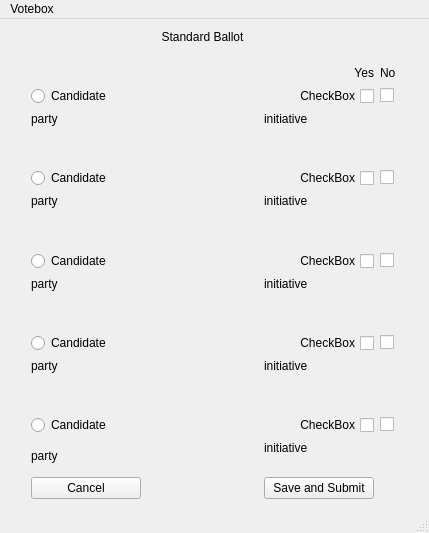
<?xml version="1.0" encoding="UTF-8"?>
<ui version="4.0">
 <class>MainWindow</class>
 <widget class="QMainWindow" name="MainWindow">
  <property name="geometry">
   <rect>
    <x>0</x>
    <y>0</y>
    <width>429</width>
    <height>533</height>
   </rect>
  </property>
  <property name="windowTitle">
   <string>MainWindow</string>
  </property>
  <widget class="QWidget" name="centralWidget">
   <property name="autoFillBackground">
    <bool>true</bool>
   </property>
   <widget class="QWidget" name="layoutWidget">
    <property name="geometry">
     <rect>
      <x>20</x>
      <y>0</y>
      <width>481</width>
      <height>491</height>
     </rect>
    </property>
    <layout class="QGridLayout" name="gridLayout_2">
     <item row="0" column="1">
      <widget class="QLabel" name="raceLabel">
       <property name="text">
        <string>Standard Ballot</string>
       </property>
       <property name="alignment">
        <set>Qt::AlignCenter</set>
       </property>
      </widget>
     </item>
     <item row="3" column="0">
      <widget class="QRadioButton" name="raceCand1">
       <property name="text">
        <string>Candidate</string>
       </property>
       <attribute name="buttonGroup">
        <string>candGroup</string>
       </attribute>
      </widget>
     </item>
     <item row="3" column="2">
      <widget class="QCheckBox" name="propBox1">
       <property name="layoutDirection">
        <enum>Qt::RightToLeft</enum>
       </property>
       <property name="text">
        <string>CheckBox</string>
       </property>
       <property name="checkable">
        <bool>true</bool>
       </property>
       <property name="checked">
        <bool>false</bool>
       </property>
       <attribute name="buttonGroup">
        <string>checkRow_1</string>
       </attribute>
      </widget>
     </item>
     <item row="7" column="0">
      <widget class="QRadioButton" name="raceCand2">
       <property name="text">
        <string>Candidate</string>
       </property>
       <attribute name="buttonGroup">
        <string>candGroup</string>
       </attribute>
      </widget>
     </item>
     <item row="7" column="2">
      <widget class="QCheckBox" name="propBox2">
       <property name="layoutDirection">
        <enum>Qt::RightToLeft</enum>
       </property>
       <property name="text">
        <string>CheckBox</string>
       </property>
       <property name="checked">
        <bool>false</bool>
       </property>
       <attribute name="buttonGroup">
        <string>checkRow_2</string>
       </attribute>
      </widget>
     </item>
     <item row="11" column="0">
      <widget class="QRadioButton" name="raceCand3">
       <property name="text">
        <string>Candidate</string>
       </property>
       <attribute name="buttonGroup">
        <string>candGroup</string>
       </attribute>
      </widget>
     </item>
     <item row="11" column="2">
      <widget class="QCheckBox" name="propBox3">
       <property name="layoutDirection">
        <enum>Qt::RightToLeft</enum>
       </property>
       <property name="text">
        <string>CheckBox</string>
       </property>
       <attribute name="buttonGroup">
        <string>checkRow_3</string>
       </attribute>
      </widget>
     </item>
     <item row="14" column="0">
      <widget class="QRadioButton" name="raceCand4">
       <property name="text">
        <string>Candidate</string>
       </property>
       <attribute name="buttonGroup">
        <string>candGroup</string>
       </attribute>
      </widget>
     </item>
     <item row="17" column="0">
      <widget class="QRadioButton" name="raceCand5">
       <property name="text">
        <string>Candidate</string>
       </property>
       <attribute name="buttonGroup">
        <string>candGroup</string>
       </attribute>
      </widget>
     </item>
     <item row="17" column="2">
      <widget class="QCheckBox" name="propBox5">
       <property name="layoutDirection">
        <enum>Qt::RightToLeft</enum>
       </property>
       <property name="text">
        <string>CheckBox</string>
       </property>
       <attribute name="buttonGroup">
        <string>checkRow_5</string>
       </attribute>
      </widget>
     </item>
     <item row="19" column="0">
      <widget class="QPushButton" name="cancelButton">
       <property name="text">
        <string>Cancel</string>
       </property>
      </widget>
     </item>
     <item row="19" column="2">
      <widget class="QPushButton" name="saveButton">
       <property name="text">
        <string>Save and Submit</string>
       </property>
      </widget>
     </item>
     <item row="9" column="1">
      <spacer name="verticalSpacer_2">
       <property name="orientation">
        <enum>Qt::Vertical</enum>
       </property>
       <property name="sizeHint" stdset="0">
        <size>
         <width>20</width>
         <height>40</height>
        </size>
       </property>
      </spacer>
     </item>
     <item row="8" column="0">
      <widget class="QLabel" name="partyLabel_2">
       <property name="text">
        <string>party</string>
       </property>
      </widget>
     </item>
     <item row="4" column="0">
      <widget class="QLabel" name="partyLabel_1">
       <property name="text">
        <string>party</string>
       </property>
      </widget>
     </item>
     <item row="1" column="1">
      <spacer name="verticalSpacer">
       <property name="orientation">
        <enum>Qt::Vertical</enum>
       </property>
       <property name="sizeHint" stdset="0">
        <size>
         <width>20</width>
         <height>40</height>
        </size>
       </property>
      </spacer>
     </item>
     <item row="4" column="2" rowspan="2">
      <widget class="QLabel" name="initLabel_1">
       <property name="text">
        <string>initiative</string>
       </property>
       <property name="alignment">
        <set>Qt::AlignLeading|Qt::AlignLeft|Qt::AlignTop</set>
       </property>
       <property name="wordWrap">
        <bool>true</bool>
       </property>
      </widget>
     </item>
     <item row="8" column="2" rowspan="2">
      <widget class="QLabel" name="initLabel_2">
       <property name="text">
        <string>initiative</string>
       </property>
       <property name="alignment">
        <set>Qt::AlignLeading|Qt::AlignLeft|Qt::AlignTop</set>
       </property>
       <property name="wordWrap">
        <bool>true</bool>
       </property>
      </widget>
     </item>
     <item row="12" column="0">
      <widget class="QLabel" name="partyLabel_3">
       <property name="text">
        <string>party</string>
       </property>
      </widget>
     </item>
     <item row="12" column="2" rowspan="2">
      <widget class="QLabel" name="initLabel_3">
       <property name="text">
        <string>initiative</string>
       </property>
       <property name="alignment">
        <set>Qt::AlignLeading|Qt::AlignLeft|Qt::AlignTop</set>
       </property>
       <property name="wordWrap">
        <bool>true</bool>
       </property>
      </widget>
     </item>
     <item row="13" column="1">
      <spacer name="verticalSpacer_5">
       <property name="orientation">
        <enum>Qt::Vertical</enum>
       </property>
       <property name="sizeHint" stdset="0">
        <size>
         <width>20</width>
         <height>40</height>
        </size>
       </property>
      </spacer>
     </item>
     <item row="15" column="0">
      <widget class="QLabel" name="partyLabel_4">
       <property name="text">
        <string>party</string>
       </property>
      </widget>
     </item>
     <item row="16" column="1">
      <spacer name="verticalSpacer_4">
       <property name="orientation">
        <enum>Qt::Vertical</enum>
       </property>
       <property name="sizeHint" stdset="0">
        <size>
         <width>20</width>
         <height>40</height>
        </size>
       </property>
      </spacer>
     </item>
     <item row="18" column="0">
      <widget class="QLabel" name="partyLabel_5">
       <property name="text">
        <string>party</string>
       </property>
      </widget>
     </item>
     <item row="15" column="2" rowspan="2">
      <widget class="QLabel" name="initLabel_4">
       <property name="text">
        <string>initiative</string>
       </property>
       <property name="alignment">
        <set>Qt::AlignLeading|Qt::AlignLeft|Qt::AlignTop</set>
       </property>
       <property name="wordWrap">
        <bool>true</bool>
       </property>
      </widget>
     </item>
     <item row="18" column="2">
      <widget class="QLabel" name="initLabel_5">
       <property name="text">
        <string>initiative</string>
       </property>
       <property name="alignment">
        <set>Qt::AlignLeading|Qt::AlignLeft|Qt::AlignTop</set>
       </property>
       <property name="wordWrap">
        <bool>true</bool>
       </property>
      </widget>
     </item>
     <item row="5" column="1">
      <spacer name="verticalSpacer_6">
       <property name="orientation">
        <enum>Qt::Vertical</enum>
       </property>
       <property name="sizeHint" stdset="0">
        <size>
         <width>20</width>
         <height>40</height>
        </size>
       </property>
      </spacer>
     </item>
     <item row="18" column="1">
      <spacer name="verticalSpacer_3">
       <property name="orientation">
        <enum>Qt::Vertical</enum>
       </property>
       <property name="sizeHint" stdset="0">
        <size>
         <width>20</width>
         <height>40</height>
        </size>
       </property>
      </spacer>
     </item>
     <item row="14" column="2">
      <widget class="QCheckBox" name="propBox4">
       <property name="layoutDirection">
        <enum>Qt::RightToLeft</enum>
       </property>
       <property name="text">
        <string>CheckBox</string>
       </property>
       <attribute name="buttonGroup">
        <string>checkRow_4</string>
       </attribute>
      </widget>
     </item>
     <item row="3" column="3">
      <widget class="QCheckBox" name="voteNoBox_1">
       <property name="text">
        <string/>
       </property>
       <attribute name="buttonGroup">
        <string>checkRow_1</string>
       </attribute>
      </widget>
     </item>
     <item row="7" column="3">
      <widget class="QCheckBox" name="voteNoBox_2">
       <property name="text">
        <string/>
       </property>
       <attribute name="buttonGroup">
        <string>checkRow_2</string>
       </attribute>
      </widget>
     </item>
     <item row="11" column="3">
      <widget class="QCheckBox" name="voteNoBox_3">
       <property name="text">
        <string/>
       </property>
       <attribute name="buttonGroup">
        <string>checkRow_3</string>
       </attribute>
      </widget>
     </item>
     <item row="14" column="3">
      <widget class="QCheckBox" name="voteNoBox_4">
       <property name="text">
        <string/>
       </property>
       <attribute name="buttonGroup">
        <string>checkRow_4</string>
       </attribute>
      </widget>
     </item>
     <item row="17" column="3">
      <widget class="QCheckBox" name="voteNoBox_5">
       <property name="text">
        <string/>
       </property>
       <attribute name="buttonGroup">
        <string>checkRow_5</string>
       </attribute>
      </widget>
     </item>
     <item row="1" column="2">
      <widget class="QLabel" name="yesLabel">
       <property name="text">
        <string>Yes</string>
       </property>
       <property name="alignment">
        <set>Qt::AlignBottom|Qt::AlignRight|Qt::AlignTrailing</set>
       </property>
      </widget>
     </item>
     <item row="1" column="3">
      <widget class="QLabel" name="noLabel">
       <property name="text">
        <string>No</string>
       </property>
       <property name="alignment">
        <set>Qt::AlignBottom|Qt::AlignLeading|Qt::AlignLeft</set>
       </property>
      </widget>
     </item>
    </layout>
   </widget>
  </widget>
  <widget class="QMenuBar" name="menuBar">
   <property name="geometry">
    <rect>
     <x>0</x>
     <y>0</y>
     <width>429</width>
     <height>21</height>
    </rect>
   </property>
   <widget class="QMenu" name="menuVotebox">
    <property name="title">
     <string>Votebox</string>
    </property>
    <widget class="QMenu" name="menuNew_Ballot">
     <property name="title">
      <string>New Ballot</string>
     </property>
    </widget>
    <addaction name="menuNew_Ballot"/>
    <addaction name="actionQuit"/>
   </widget>
   <addaction name="menuVotebox"/>
  </widget>
  <widget class="QStatusBar" name="statusBar"/>
  <action name="actionQuit">
   <property name="text">
    <string>Quit</string>
   </property>
  </action>
  <action name="actionBallot_Type">
   <property name="enabled">
    <bool>true</bool>
   </property>
   <property name="text">
    <string>Ballot Type</string>
   </property>
  </action>
 </widget>
 <layoutdefault spacing="6" margin="11"/>
 <resources/>
 <connections/>
 <buttongroups>
  <buttongroup name="candGroup"/>
  <buttongroup name="checkRow_1"/>
  <buttongroup name="checkRow_2"/>
  <buttongroup name="checkRow_3"/>
  <buttongroup name="checkRow_4"/>
  <buttongroup name="checkRow_5"/>
 </buttongroups>
</ui>
